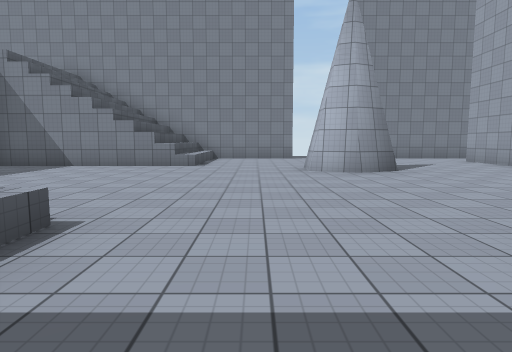
view 1 (above)

12 first-person views from a walk through a scene from a Unity 3-D project. The camera is 1.4 m above the floor, tilts 6° down and sees 75° across. The floor is counted in squares, 2.28 m on a side. Each view is taken from the middle of a square. On the plan, view 1 faces up. The plan holds only what a view shows up to about 10 squares ahead; the rest is blank. The player character is not drawn. Surface patterns are stand-ins for the level's own textures.

view 2
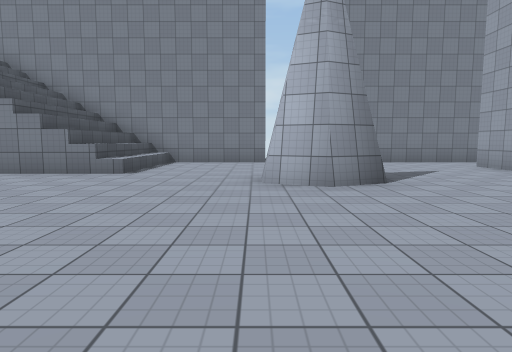

view 3
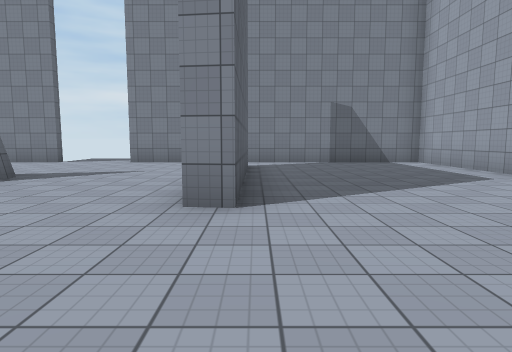

view 4
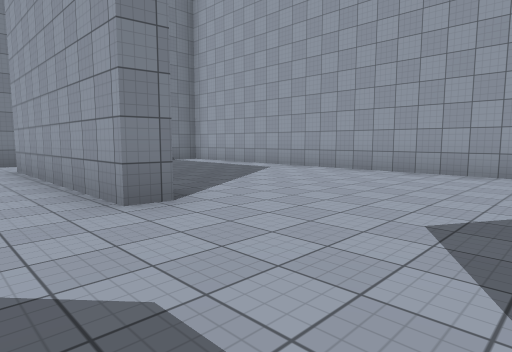

view 5
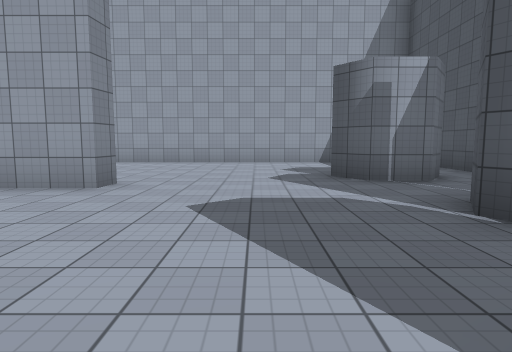

view 6
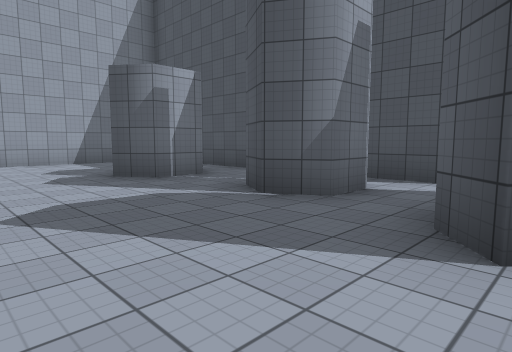

view 7
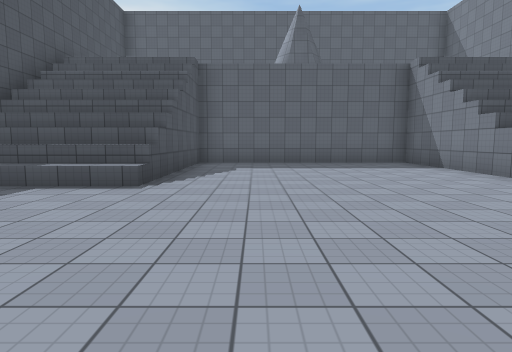

view 8
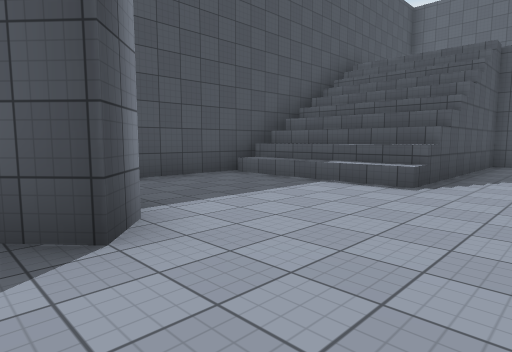

view 9
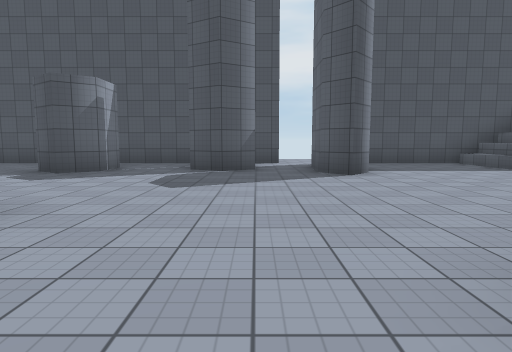

view 10
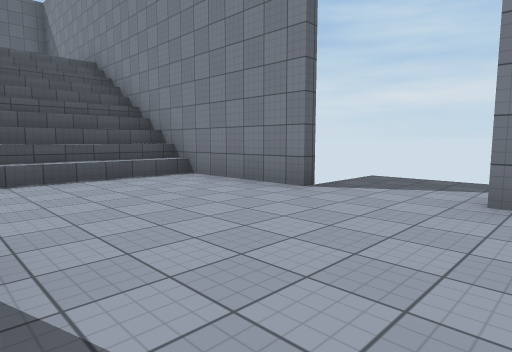

view 11
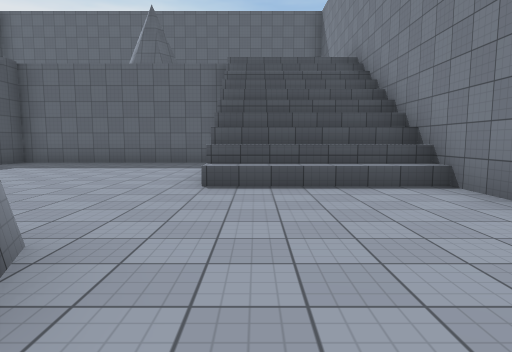

view 12
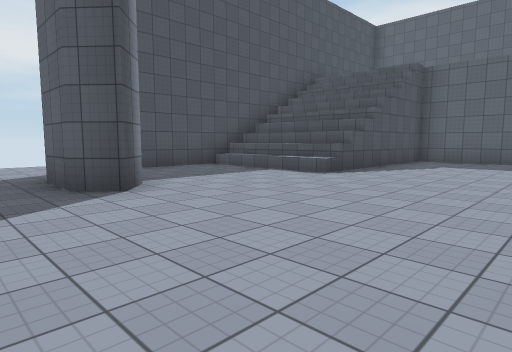

### Floor plan
Key: @ floor where view 1 was taken; # wall or solid block; . floor; ^ raised ledge.
Columns run from 7 left of view 1 to 12 right of it. Each row starts with its distance up from view 1.
 13          ..
 12     #####..#########
 11     #^.............#
 10     #^........#....#
  9 #####^........#....#
  8 #........#....#....#
  7 #........#....#....#
  6 #.............#....#
  5 #..................#
  4 #..................#
  3 #..................#
  2 #####^...#.........#
  1     #^...#..#..#...#
  0     #^.@.#..#..#...#
 -1     #^.............
 -2       ###..########
 -3          ..

Positions as (right, up) in squares from view 1, and headings:
1: (0, 0), facing up
2: (1, 2), facing up
3: (7, 2), facing up
4: (5, 2), facing up-right
5: (2, 3), facing right
6: (2, 4), facing down-right
7: (3, 4), facing left
8: (3, 4), facing down-left
9: (4, 8), facing down
10: (4, 8), facing up-left
11: (3, 9), facing left
12: (4, 6), facing down-left
